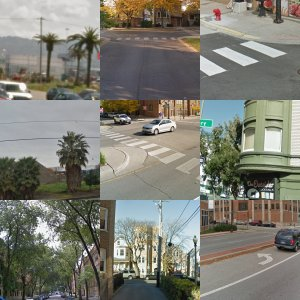
#> input picture break.jpg, 300 x 300 px
$ python ImageMatching.py
#> lines starting #> are read from the running program, lines starting #| are printed output that depends on the picture
from PIL import Image
import io
import os
from google.cloud import vision
from google.cloud.vision import types

os.environ["GOOGLE_APPLICATION_CREDENTIALS"] = "Test-0442790e64ab.json"

def detect_labels(path, num):
    client = vision.ImageAnnotatorClient()

    with io.open(path, 'rb') as image_file:
        content = image_file.read()

    image = types.Image(content=content)

    response = client.label_detection(image=image)
    labels = response.label_annotations

    #all = ""
    for label in labels:
        print (label.description)


def break_up_image(path):
#> called with path = 'break.jpg'
    img = Image.open(path)
#> img is the input picture: PIL image 300x300 RGB; mean R, G, B 125.5, 124.8, 114.9

    width = img.size[0]
#> width = 300
    height = img.size[1]
#> height = 300

    widthOfBox = int(width / 3)
#> widthOfBox = 100
    heightOfBox = int(height / 3)
#> heightOfBox = 100

    numberOfRows = 3
    numberOfColumns = 3

    imageParts = []

    boxNum = 0

    for row in range(numberOfRows):
        for col in range(numberOfColumns):
            tempImg = img.crop(
                (
                    (col) * widthOfBox,
                    (row) * heightOfBox,
                    (col + 1) * widthOfBox,
                    (row + 1) * heightOfBox
                )
            )
            imageParts.append(tempImg)
            boxNum += 1
#> after the loop, boxNum = 9; imageParts = 9 items

    i = 0
    for image in imageParts:
        image.save("new/img" + str(i) + ".jpg")
        i += 1
#> this loop made 9 passes
#> pass 1, in break_up_image, `image.save("new/img" + str(i) + ".jpg")`:
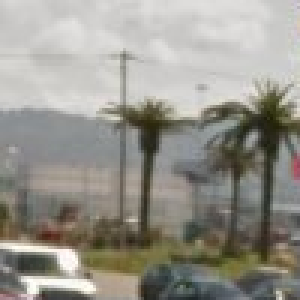
#> saved as img0.jpg: PIL image 100x100 RGB (shown 3 times larger); mean R, G, B 150.3, 148.1, 139.9
#> pass 2, in break_up_image, `image.save("new/img" + str(i) + ".jpg")`:
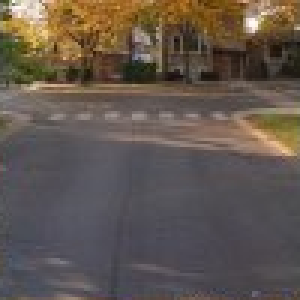
#> saved as img1.jpg: PIL image 100x100 RGB (shown 3 times larger); mean R, G, B 97.7, 86.7, 78.3
#> after the loop, i = 9


break_up_image("break.jpg")
i=0
for i in range(9):
    print("\nPart "+str(i+1)+":")
    detect_labels("new/img" + str(i) + ".jpg", i)
    i+=1

$ run again, with bus.jpg copied over break.jpg
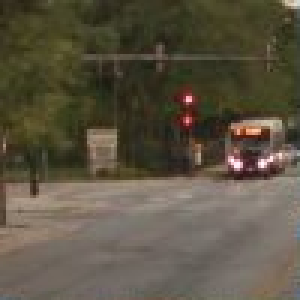
#> input picture bus.jpg, 100 x 100 px (shown 3 times larger)
#> in break_up_image, img is the input picture: PIL image 100x100 RGB; mean R, G, B 91.6, 83.7, 66.6
#> after the loop in break_up_image, `for row in range(numberOfRows):`: boxNum = 9; imageParts = 9 items
#> the loop in break_up_image, `for image in imageParts:` made 9 passes
#> pass 1, in break_up_image, `image.save("new/img" + str(i) + ".jpg")`:
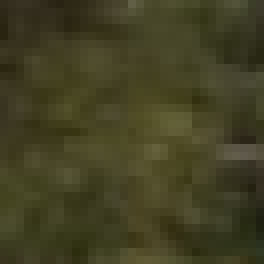
#> saved as img0.jpg: PIL image 33x33 RGB (shown 8 times larger); mean R, G, B 66.2, 63.8, 35.1
#> pass 2, in break_up_image, `image.save("new/img" + str(i) + ".jpg")`:
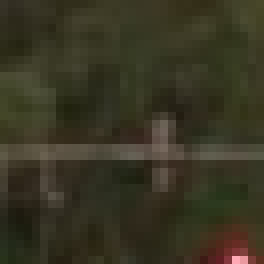
#> saved as img1.jpg: PIL image 33x33 RGB (shown 8 times larger); mean R, G, B 56.3, 53.1, 35
#> after the loop in break_up_image, `for image in imageParts:`: i = 9
